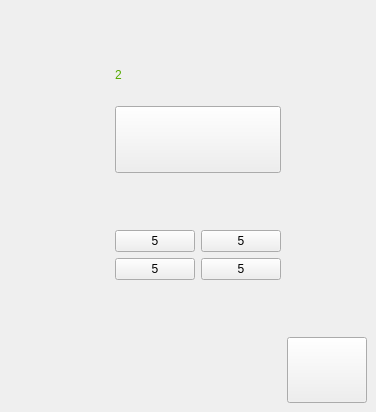
<?xml version="1.0" encoding="UTF-8"?>
<ui version="4.0">
 <class>shewim3</class>
 <widget class="QMainWindow" name="shewim3">
  <property name="geometry">
   <rect>
    <x>0</x>
    <y>0</y>
    <width>324</width>
    <height>412</height>
   </rect>
  </property>
  <property name="windowTitle">
   <string>MainWindow</string>
  </property>
  <property name="styleSheet">
   <string notr="true">border-image: url(:/bg_wewim);</string>
  </property>
  <widget class="QWidget" name="centralwidget">
   <layout class="QGridLayout" name="gridLayout_2">
    <item row="0" column="1">
     <spacer name="verticalSpacer_3">
      <property name="orientation">
       <enum>Qt::Vertical</enum>
      </property>
      <property name="sizeType">
       <enum>QSizePolicy::Minimum</enum>
      </property>
      <property name="sizeHint" stdset="0">
       <size>
        <width>105</width>
        <height>40</height>
       </size>
      </property>
     </spacer>
    </item>
    <item row="1" column="0">
     <widget class="QLabel" name="label">
      <property name="sizePolicy">
       <sizepolicy hsizetype="Preferred" vsizetype="MinimumExpanding">
        <horstretch>0</horstretch>
        <verstretch>0</verstretch>
       </sizepolicy>
      </property>
      <property name="styleSheet">
       <string notr="true">border-image: url(:/images/about and points/text_score.png);</string>
      </property>
      <property name="text">
       <string/>
      </property>
     </widget>
    </item>
    <item row="1" column="1">
     <widget class="QLabel" name="label_2">
      <property name="styleSheet">
       <string notr="true">border-image: url(:/images/about and points/blank.png);
color: rgb(85, 170, 0);
font: 75 24pt &quot;MS Shell Dlg 2&quot;;</string>
      </property>
      <property name="text">
       <string>2</string>
      </property>
     </widget>
    </item>
    <item row="2" column="0">
     <spacer name="horizontalSpacer">
      <property name="orientation">
       <enum>Qt::Horizontal</enum>
      </property>
      <property name="sizeType">
       <enum>QSizePolicy::MinimumExpanding</enum>
      </property>
      <property name="sizeHint" stdset="0">
       <size>
        <width>100</width>
        <height>67</height>
       </size>
      </property>
     </spacer>
    </item>
    <item row="2" column="1">
     <widget class="QPushButton" name="pushButton_esep">
      <property name="sizePolicy">
       <sizepolicy hsizetype="Preferred" vsizetype="MinimumExpanding">
        <horstretch>0</horstretch>
        <verstretch>0</verstretch>
       </sizepolicy>
      </property>
      <property name="styleSheet">
       <string notr="true">border-image: url(:/b3);
font: 75 28pt &quot;MS Shell Dlg 2&quot;;</string>
      </property>
      <property name="text">
       <string/>
      </property>
     </widget>
    </item>
    <item row="2" column="2">
     <spacer name="horizontalSpacer_2">
      <property name="orientation">
       <enum>Qt::Horizontal</enum>
      </property>
      <property name="sizeType">
       <enum>QSizePolicy::MinimumExpanding</enum>
      </property>
      <property name="sizeHint" stdset="0">
       <size>
        <width>80</width>
        <height>67</height>
       </size>
      </property>
     </spacer>
    </item>
    <item row="3" column="1">
     <spacer name="verticalSpacer">
      <property name="orientation">
       <enum>Qt::Vertical</enum>
      </property>
      <property name="sizeType">
       <enum>QSizePolicy::MinimumExpanding</enum>
      </property>
      <property name="sizeHint" stdset="0">
       <size>
        <width>105</width>
        <height>38</height>
       </size>
      </property>
     </spacer>
    </item>
    <item row="4" column="1">
     <layout class="QGridLayout" name="gridLayout">
      <item row="0" column="0">
       <widget class="QPushButton" name="pushButton_2">
        <property name="sizePolicy">
         <sizepolicy hsizetype="MinimumExpanding" vsizetype="MinimumExpanding">
          <horstretch>0</horstretch>
          <verstretch>0</verstretch>
         </sizepolicy>
        </property>
        <property name="styleSheet">
         <string notr="true">font: 75 20pt &quot;MS Shell Dlg 2&quot;;
border-image: url(:/e_b);
</string>
        </property>
        <property name="text">
         <string>5</string>
        </property>
       </widget>
      </item>
      <item row="2" column="0">
       <widget class="QPushButton" name="pushButton_3">
        <property name="sizePolicy">
         <sizepolicy hsizetype="MinimumExpanding" vsizetype="MinimumExpanding">
          <horstretch>0</horstretch>
          <verstretch>0</verstretch>
         </sizepolicy>
        </property>
        <property name="styleSheet">
         <string notr="true">font: 75 20pt &quot;MS Shell Dlg 2&quot;;
border-image: url(:/e_b);
</string>
        </property>
        <property name="text">
         <string>5</string>
        </property>
       </widget>
      </item>
      <item row="0" column="1">
       <widget class="QPushButton" name="pushButton_4">
        <property name="sizePolicy">
         <sizepolicy hsizetype="MinimumExpanding" vsizetype="MinimumExpanding">
          <horstretch>0</horstretch>
          <verstretch>0</verstretch>
         </sizepolicy>
        </property>
        <property name="styleSheet">
         <string notr="true">font: 75 20pt &quot;MS Shell Dlg 2&quot;;
border-image: url(:/e_b);</string>
        </property>
        <property name="text">
         <string>5</string>
        </property>
       </widget>
      </item>
      <item row="2" column="1">
       <widget class="QPushButton" name="pushButton_5">
        <property name="sizePolicy">
         <sizepolicy hsizetype="MinimumExpanding" vsizetype="MinimumExpanding">
          <horstretch>0</horstretch>
          <verstretch>0</verstretch>
         </sizepolicy>
        </property>
        <property name="styleSheet">
         <string notr="true">font: 75 20pt &quot;MS Shell Dlg 2&quot;;
border-image: url(:/e_b);</string>
        </property>
        <property name="text">
         <string>5</string>
        </property>
       </widget>
      </item>
     </layout>
    </item>
    <item row="6" column="1">
     <spacer name="verticalSpacer_2">
      <property name="orientation">
       <enum>Qt::Vertical</enum>
      </property>
      <property name="sizeType">
       <enum>QSizePolicy::Minimum</enum>
      </property>
      <property name="sizeHint" stdset="0">
       <size>
        <width>105</width>
        <height>66</height>
       </size>
      </property>
     </spacer>
    </item>
    <item row="6" column="2">
     <widget class="QPushButton" name="pushButton_6">
      <property name="sizePolicy">
       <sizepolicy hsizetype="Preferred" vsizetype="Preferred">
        <horstretch>0</horstretch>
        <verstretch>0</verstretch>
       </sizepolicy>
      </property>
      <property name="styleSheet">
       <string notr="true">border-image: url(:/e_b);
font: 75 20pt &quot;MS Shell Dlg 2&quot;;</string>
      </property>
      <property name="text">
       <string/>
      </property>
     </widget>
    </item>
    <item row="5" column="1">
     <spacer name="verticalSpacer_4">
      <property name="orientation">
       <enum>Qt::Vertical</enum>
      </property>
      <property name="sizeHint" stdset="0">
       <size>
        <width>20</width>
        <height>50</height>
       </size>
      </property>
     </spacer>
    </item>
   </layout>
  </widget>
 </widget>
 <resources/>
 <connections/>
</ui>
